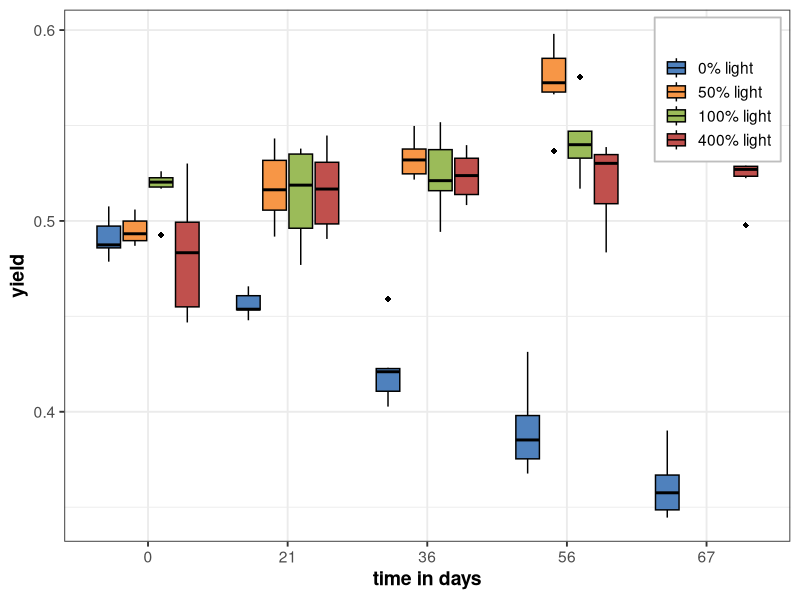

Recreate this plot in R.
# -----------------------------
# Load packages
# -----------------------------
library(ggplot2)
library(dplyr)

# -----------------------------
# Simulate data
# -----------------------------
set.seed(123)

# Factors
light_levels <- c("0% light", "50% light", "100% light", "400% light")
time_days <- c(0, 21, 36, 56, 67)

# Create dataframe
sim_data <- expand.grid(
  time = time_days,
  light = light_levels,
  rep = 1:6  # replicates per treatment
)

# Simulate yield depending on light and time
sim_data <- sim_data %>%
  mutate(
    yield = case_when(
      light == "0% light" ~ 0.5 - 0.002 * time + rnorm(n(), 0, 0.02),
      light == "50% light" ~ 0.5 + 0.001 * time + rnorm(n(), 0, 0.02),
      light == "100% light" ~ 0.5 + 0.0008 * time + rnorm(n(), 0, 0.02),
      light == "400% light" ~ 0.5 + 0.0005 * time + rnorm(n(), 0, 0.02)
    )
  )

sim_data %>%
  filter(time==0)
# -----------------------------
# Plot in ggplot2
# -----------------------------
ggplot(sim_data, aes(x = factor(time), y = yield, fill = light)) +
  geom_boxplot(outlier.shape = 18, outlier.size = 2, color = "black") +
  scale_fill_manual(values = c("#4F81BD", "#F79646", "#9BBB59", "#C0504D")) +
  labs(x = "time in days", y = "yield", fill = "") +
  theme_bw(base_size = 14) +
  theme(
    legend.position = c(0.9, 0.85),
    legend.background = element_rect(fill = "white", color = "gray"),
    axis.title.x = element_text(face = "bold"),
    axis.title.y = element_text(face = "bold")
  )
